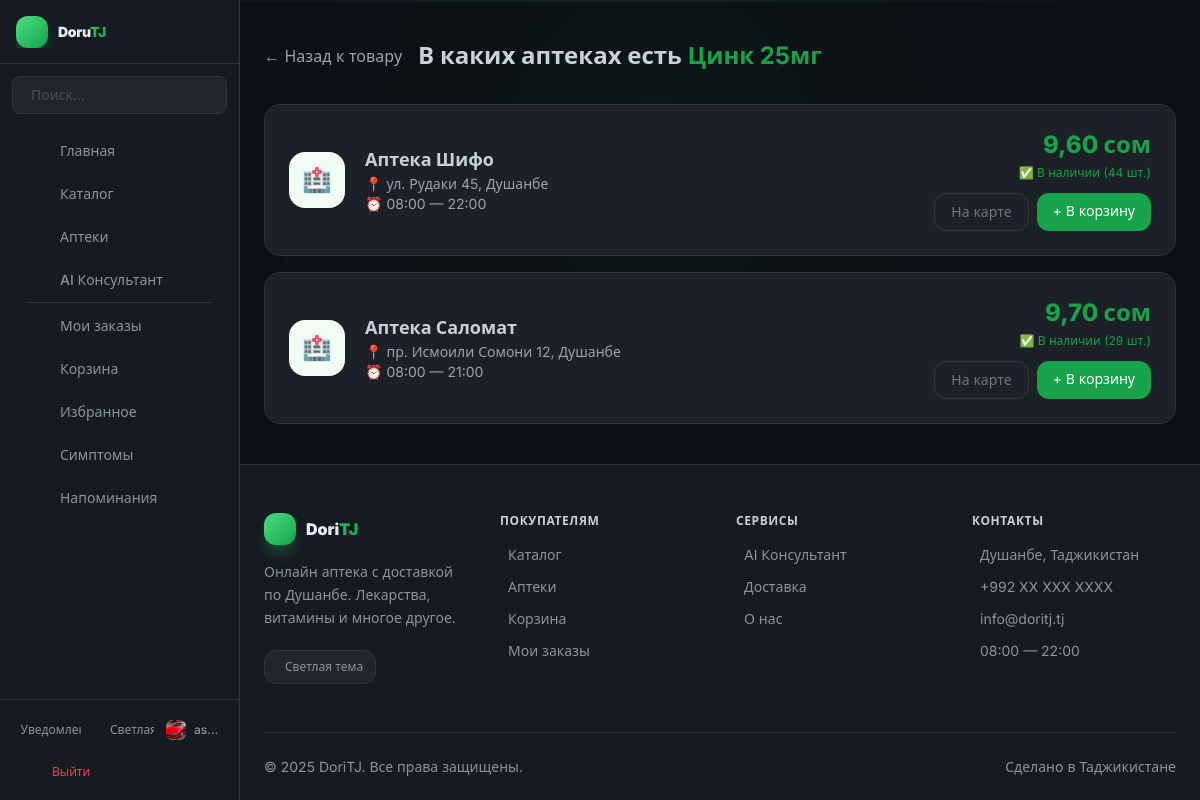
Page /pharmacies/product/21/ (signed in) on the committed database.
### accounts/models.py (models this page shows, shortened)
class User(AbstractUser):
    phone = models.CharField(max_length=20, blank=True)
    address = models.TextField(blank=True)
    birth_date = models.DateField(null=True, blank=True)
    avatar = models.ImageField(upload_to='avatars/', blank=True)
    age = models.PositiveIntegerField(null=True, blank=True)
    is_courier = models.BooleanField(default=False)
    is_manager = models.BooleanField(default=False)

### products/models.py (models this page shows, shortened)
class Product(models.Model):
    category = models.ForeignKey(Category, on_delete=models.CASCADE)
    manufacturer = models.ForeignKey(Manufacturer, on_delete=models.SET_NULL, null=True)
    name = models.CharField(max_length=200)
    description = models.TextField(blank=True)
    price = models.DecimalField(max_digits=10, decimal_places=2)
    stock = models.PositiveIntegerField(default=0)
    image = models.ImageField(upload_to='products/', blank=True, null=True)
    is_prescription = models.BooleanField(default=False)
    active_substance = models.CharField(max_length=200, blank=True)
    created_at = models.DateTimeField(auto_now_add=True)
    is_deleted = models.BooleanField(default=False)

### pharmacies/models.py (models this page shows, shortened)
class PharmacyProduct(models.Model):
    pharmacy = models.ForeignKey(Pharmacy, on_delete=models.CASCADE)
    product = models.ForeignKey(Product, on_delete=models.CASCADE)
    price = models.DecimalField(max_digits=10, decimal_places=2)
    stock = models.PositiveIntegerField(default=0)

class Pharmacy(models.Model):
    name = models.CharField(max_length=200)
    address = models.TextField()
    phone = models.CharField(max_length=20)
    latitude = models.FloatField()
    longitude = models.FloatField()
    working_hours = models.CharField(max_length=100)
    is_active = models.BooleanField(default=True)
    manager = models.ForeignKey(
        settings.AUTH_USER_MODEL,
        on_delete=models.SET_NULL,
        null=True,
        blank=True,
        related_name='managed_pharmacies'
    )

### pharmacies/views.py (the view)
# urls.py: path('product/<int:pk>/', views.ProductPharmaciesView.as_view(), name='product_pharmacies'),
class ProductPharmaciesView(generic.DetailView):
    model = Product
    template_name = 'product_pharmacies.html'
    context_object_name = 'product'
    def get_context_data(self, **kwargs):
        context = super().get_context_data(**kwargs)
        context['pharmacies'] = PharmacyProduct.objects.filter(
            product=self.object,
            pharmacy__is_active=True
        ).select_related('pharmacy').order_by('price')
        return context

### templates/product_pharmacies.html (shortened to what this page needs)
{% extends 'base.html' %}
{% load i18n %}
{% block content %}
<div class="flex items-center gap-4 mb-8">
    <a href="{% url 'product_detail' product.pk %}"
       class="text-gray-400 hover:text-gray-600 transition">{% trans '← Назад к товару' %}</a>
    <h1 class="text-2xl font-bold text-gray-800">
        {% trans 'В каких аптеках есть' %} <span class="text-green-600">{{ product.name }}</span>
    </h1>
</div>
{% if pharmacies %}
<div class="space-y-4">
    {% for item in pharmacies %}
    <div class="bg-white rounded-2xl border border-gray-100 p-6 hover:shadow-md transition flex items-center justify-between">
        <div class="flex items-center gap-5">
            <div class="w-14 h-14 bg-green-50 rounded-2xl flex items-center justify-center text-2xl">
                🏥
            </div>
            <div>
                <h3 class="font-bold text-gray-800 text-lg">{{ item.pharmacy.name }}</h3>
                <p class="text-gray-400 text-sm">📍 {{ item.pharmacy.address }}</p>
                <p class="text-gray-400 text-sm">⏰ {{ item.pharmacy.working_hours }}</p>
            </div>
        </div>
        <div class="text-right">
            <p class="text-2xl font-extrabold text-green-600 mb-1">{{ item.price }} {% trans 'сом' %}</p>
            <p class="text-xs {% if item.stock > 0 %}text-green-600{% else %}text-red-500{% endif %} mb-3">
                {% if item.stock > 0 %}{% trans '✅ В наличии (' %}{{ item.stock }} {% trans 'шт.)' %}{% else %}{% trans '❌ Нет в наличии' %}{% endif %}
            </p>
            <div class="flex gap-2">
                <a href="{% url 'pharmacy_detail' item.pharmacy.pk %}"
                   class="text-sm border border-gray-200 text-gray-500 px-4 py-2 rounded-xl hover:border-green-400 hover:text-green-600 transition">
                    {% trans 'На карте' %}
                </a>
                {% if user.is_authenticated and item.stock > 0 %}
                <a href="{% url 'add_to_cart' product.pk %}"
                   class="text-sm bg-green-600 text-white px-4 py-2 rounded-xl hover:bg-green-700 transition">
                    {% trans '+ В корзину' %}
                </a>
                {% endif %}
            </div>
        </div>
    </div>
    {% endfor %}
</div>
{% endif %}
{% endblock %}

### templates/base.html (shortened to what this page needs)
{% load i18n %}
{% get_current_language as LANGUAGE_CODE %}
<!DOCTYPE html>
<html lang="{{ LANGUAGE_CODE }}" class="scroll-smooth dark">
<head>
  <script src="https://cdn.tailwindcss.com"></script>
  <link rel="stylesheet" href="https://cdn.jsdelivr.net/npm/@tabler/icons-webfont@latest/tabler-icons.min.css">
</head>
<body class="bg-[#0d1117] text-[#e6edf3] antialiased min-h-screen">
<div style="position:fixed;inset:0;pointer-events:none;z-index:0;overflow:hidden">
</div>
<aside id="sidebar" class="sidebar flex flex-col bg-[#161b22] border-r border-[#30363d]">
  <div class="flex items-center justify-between h-16 px-4 border-b border-[#30363d] flex-shrink-0">
    <a href="{% url 'home' %}" class="flex items-center gap-2.5 overflow-hidden flex-shrink-0">
      <div class="w-8 h-8 bg-gradient-to-br from-brand-400 to-brand-600 rounded-xl flex items-center justify-center shadow-lg shadow-brand-500/30 flex-shrink-0">
      </div>
      <span class="sidebar-logo-text text-sm font-black tracking-tight truncate transition-all duration-300">
        Doru<span class="text-gradient">TJ</span>
      </span>
    </a>
    <button onclick="toggleSidebar()" class="w-7 h-7 rounded-lg flex items-center justify-center text-gray-500 hover:text-[#e6edf3] hover:bg-[#21262d] transition-all flex-shrink-0 sidebar-collapse-btn">
    </button>
  </div>
  {% if user.is_authenticated and not user.is_courier and not user.is_manager %}
  <div class="sidebar-search px-3 pt-3 pb-1">
    <form method="GET" action="{% url 'catalog' %}" class="input-glow">
      <div class="flex items-center bg-[#21262d] rounded-lg border border-[#30363d] hover:border-brand-500/50 focus-within:border-brand-500 transition-all overflow-hidden">
        <input type="text" name="search" placeholder="{% trans 'Поиск...' %}"
               class="w-full bg-transparent px-2 py-2 text-sm text-[#e6edf3] placeholder-[#484f58] focus:outline-none">
      </div>
    </form>
  </div>
  {% endif %}
  <nav class="flex-1 overflow-y-auto scrollbar-none px-3 py-3 space-y-0.5 sidebar-nav">
    {% url 'home' as home_url %}
    {% url 'catalog' as catalog_url %}
    {% url 'pharmacy_list' as pharmacy_url %}
    {% url 'consultant' as consultant_url %}
    {% url 'my_orders' as orders_url %}
    {% url 'cart' as cart_url %}
    {% url 'favorites' as favorites_url %}
    {% url 'symptom_search' as symptom_url %}
    {% url 'reminders' as reminders_url %}
    {% url 'profile' as profile_url %}
    {% with request.path as path %}
    <a href="{{ home_url }}" class="sidebar-item {% if path == home_url %}active{% endif %}">
      <span class="sidebar-label">{% trans 'Главная' %}</span>
    </a>
    {% if not user.is_courier and not user.is_manager %}
    <a href="{{ catalog_url }}" class="sidebar-item {% if path == catalog_url %}active{% endif %}">
      <span class="sidebar-label">{% trans 'Каталог' %}</span>
    </a>
    <a href="{{ pharmacy_url }}" class="sidebar-item {% if path == pharmacy_url %}active{% endif %}">
      <span class="sidebar-label">{% trans 'Аптеки' %}</span>
    </a>
    <a href="{{ consultant_url }}" class="sidebar-item {% if path == consultant_url %}active{% endif %}">
      <span class="sidebar-label">AI {% trans 'Консультант' %}</span>
    </a>
    {% endif %}
    {% if user.is_authenticated and not user.is_courier and not user.is_manager %}
    <div class="sidebar-divider"></div>
    <a href="{{ orders_url }}" class="sidebar-item {% if path == orders_url %}active{% endif %}">
      <span class="sidebar-label">{% trans 'Мои заказы' %}</span>
    </a>
    <a href="{{ cart_url }}" class="sidebar-item {% if path == cart_url %}active{% endif %}">
      <span class="sidebar-label">{% trans 'Корзина' %}</span>
    </a>
    <a href="{{ favorites_url }}" class="sidebar-item {% if path == favorites_url %}active{% endif %}">
      <span class="sidebar-label">{% trans 'Избранное' %}</span>
    </a>
    <a href="{{ symptom_url }}" class="sidebar-item {% if path == symptom_url %}active{% endif %}">
      <span class="sidebar-label">{% trans 'Симптомы' %}</span>
    </a>
    <a href="{{ reminders_url }}" class="sidebar-item {% if path == reminders_url %}active{% endif %}">
      <span class="sidebar-label">{% trans 'Напоминания' %}</span>
    </a>
    {% endif %}
    {% endwith %}
  </nav>
  <div class="border-t border-[#30363d] px-3 py-3 flex-shrink-0 sidebar-bottom">
    {% if user.is_authenticated %}
    <div class="flex items-center justify-between gap-1 mb-2">
      <a href="{% url 'notifications' %}" class="sidebar-item !p-2 !rounded-lg flex-1 flex items-center justify-center gap-2 relative" title="{% trans 'Уведомления' %}">
        <span class="sidebar-label text-xs">{% trans 'Уведомления' %}</span>
      </a>
      <button onclick="toggleTheme()" class="sidebar-item !p-2 !rounded-lg flex-1 flex items-center justify-center gap-2" title="{% trans 'Тема' %}">
        <span id="sidebar-theme-text" class="sidebar-label text-xs">{% trans 'Тёмная' %}</span>
      </button>
      <a href="{% url 'profile' %}" class="sidebar-item !p-2 !rounded-lg flex-1 flex items-center justify-center gap-2" title="{% trans 'Профиль' %}">
        <div class="w-5 h-5 rounded-md overflow-hidden flex-shrink-0">
          {% if user.avatar %}
          <img src="{{ user.avatar.url }}" class="w-full h-full object-cover">
          {% else %}
          <div class="w-full h-full bg-gradient-to-br from-brand-400 to-brand-600 flex items-center justify-center text-white text-[8px] font-bold">
            {{ user.username|first|upper }}
          </div>
          {% endif %}
        </div>
        <span class="sidebar-label text-xs truncate">{{ user.username }}</span>
      </a>
    </div>
    <a href="{% url 'logout' %}" class="sidebar-item !p-2 !rounded-lg text-red-500 hover:bg-red-500/10 hover:text-red-400">
      <span class="sidebar-label text-xs">{% trans 'Выйти' %}</span>
    </a>
    {% endif %}
  </div>
</aside>
<div id="main-wrapper" class="main-content flex flex-col min-h-screen relative z-10">
  <main class="flex-1 w-full max-w-7xl mx-auto px-4 md:px-6 py-6 md:py-10">
    {% block content %}{% endblock %}
  </main>
  <footer class="bg-[#161b22] border-t border-[#30363d] mt-auto pb-20 lg:pb-0">
    <div class="max-w-7xl mx-auto px-4 md:px-6">
      <div class="grid grid-cols-2 md:grid-cols-4 gap-8 py-12">
        <div class="col-span-2 md:col-span-1">
          <a href="{% url 'home' %}" class="flex items-center gap-2.5 mb-4 group">
            <div class="w-8 h-8 bg-gradient-to-br from-brand-400 to-brand-600 rounded-xl flex items-center justify-center group-hover:scale-105 transition-transform shadow-lg shadow-brand-500/30">
            </div>
            <span class="font-black text-[#e6edf3]">Dori<span class="text-gradient">TJ</span></span>
          </a>
          <p class="text-[#8b949e] text-sm leading-relaxed mb-5 max-w-xs">
            {% trans 'Онлайн аптека с доставкой по Душанбе. Лекарства, витамины и многое другое.' %}
          </p>
          <button onclick="toggleTheme()" class="inline-flex items-center gap-2 bg-[#21262d] hover:bg-[#30363d] px-3 py-2 rounded-xl text-xs font-medium text-[#8b949e] btn-press transition-all border border-[#30363d]">
            <span id="footer-theme-text">{% trans 'Тёмная тема' %}</span>
          </button>
        </div>
        <div>
          <h4 class="text-xs font-semibold text-[#c9d1d9] uppercase tracking-wider mb-4">{% trans 'Покупателям' %}</h4>
          <ul class="space-y-3">
            <li><a href="{% url 'catalog' %}" class="flex items-center gap-2 text-sm text-[#8b949e] hover:text-brand-500 transition-colors">{% trans 'Каталог' %}</a></li>
            <li><a href="{% url 'pharmacy_list' %}" class="flex items-center gap-2 text-sm text-[#8b949e] hover:text-brand-500 transition-colors">{% trans 'Аптеки' %}</a></li>
            <li><a href="{% url 'cart' %}" class="flex items-center gap-2 text-sm text-[#8b949e] hover:text-brand-500 transition-colors">{% trans 'Корзина' %}</a></li>
            <li><a href="{% url 'my_orders' %}" class="flex items-center gap-2 text-sm text-[#8b949e] hover:text-brand-500 transition-colors">{% trans 'Мои заказы' %}</a></li>
          </ul>
        </div>
        <div>
          <h4 class="text-xs font-semibold text-[#c9d1d9] uppercase tracking-wider mb-4">{% trans 'Сервисы' %}</h4>
          <ul class="space-y-3">
            <li><a href="{% url 'consultant' %}" class="flex items-center gap-2 text-sm text-[#8b949e] hover:text-brand-500 transition-colors">{% trans 'AI Консультант' %}</a></li>
            <li><a href="#" class="flex items-center gap-2 text-sm text-[#8b949e] hover:text-brand-500 transition-colors">{% trans 'Доставка' %}</a></li>
            <li><a href="#" class="flex items-center gap-2 text-sm text-[#8b949e] hover:text-brand-500 transition-colors">{% trans 'О нас' %}</a></li>
          </ul>
        </div>
        <div>
          <h4 class="text-xs font-semibold text-[#c9d1d9] uppercase tracking-wider mb-4">{% trans 'Контакты' %}</h4>
          <ul class="space-y-3 mb-5">
            <li class="flex items-start gap-2 text-sm text-[#8b949e]">{% trans 'Душанбе, Таджикистан' %}</li>
            <li><a href="tel:+992XXXXXXXXX" class="flex items-center gap-2 text-sm text-[#8b949e] hover:text-brand-500 transition-colors">+992 XX XXX XXXX</a></li>
            <li><a href="mailto:info@doritj.tj" class="flex items-center gap-2 text-sm text-[#8b949e] hover:text-brand-500 transition-colors">info@doritj.tj</a></li>
            <li class="flex items-center gap-2 text-sm text-[#8b949e]">08:00 — 22:00</li>
          </ul>
        </div>
      </div>
      <div class="border-t border-[#30363d] py-6 flex flex-col md:flex-row items-center justify-between gap-3">
        <p class="text-sm text-[#8b949e]">{% blocktrans %}© 2025 DoriTJ. Все права защищены.{% endblocktrans %}</p>
        <p class="text-sm text-[#8b949e] flex items-center gap-1.5">{% trans 'Сделано в Таджикистане' %}</p>
      </div>
    </div>
  </footer>
</div>
</body>
</html>

### rows in the picture
User: avatar (picture), username "as…"
Product: name "Цинк 25мг"
PharmacyProduct: pharmacy.name "Аптека Шифо", pharmacy.address "ул. Рудаки 45, Душанбе", pharmacy.working_hours "08:00 — 22:00", price "9,60", stock "44"
PharmacyProduct: pharmacy.name "Аптека Саломат", pharmacy.address "пр. Исмоили Сомони 12, Душанбе", pharmacy.working_hours "08:00 — 21:00", price "9,70", stock "29"
